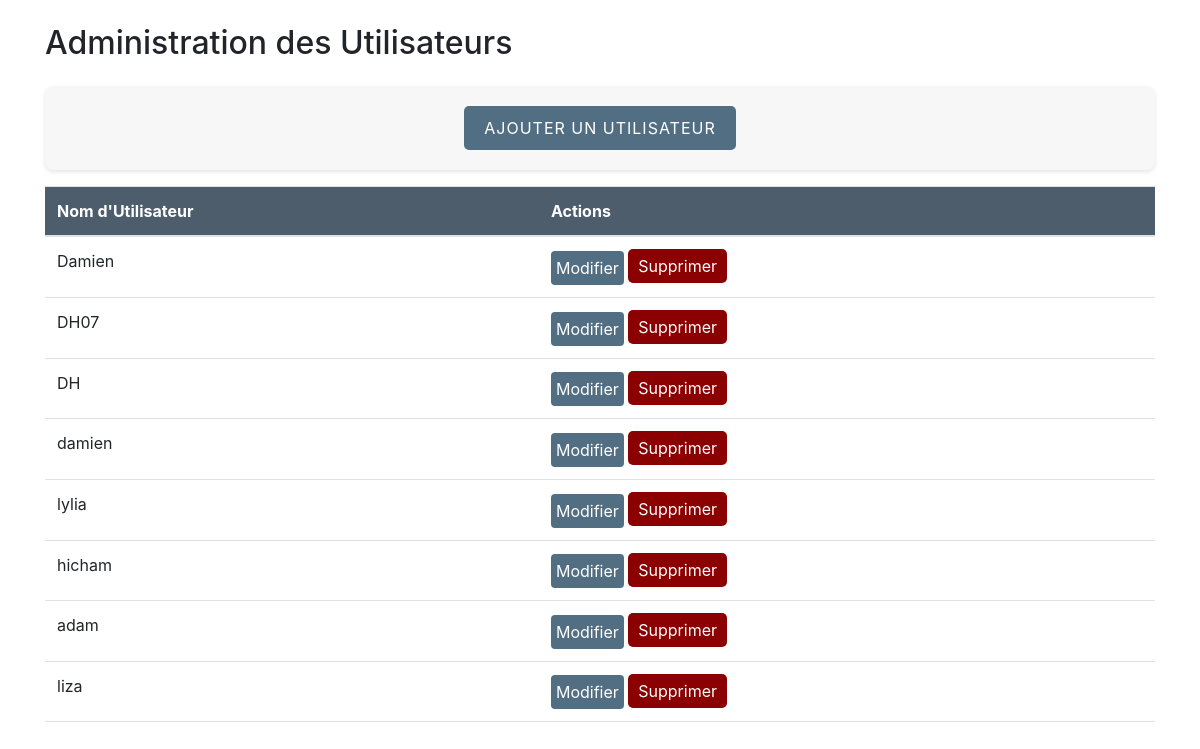
The page /admin (signed in) on the database its author committed.
### models.py (models this page shows, shortened)
class User(UserMixin,db.Model):
    id = db.Column(db.Integer, primary_key=True)
    username = db.Column(db.String(100), unique=True, nullable=False)
    password_hash = db.Column(db.String(200))
    role = db.Column(db.String(50), default='user')

### app.py (the view)
@app.route('/admin', methods=['GET'])
@login_required
def admin():
    if current_user.role != 'admin':
        return redirect(url_for('index'))
    users = User.query.all()  # Récupérer tous les utilisateurs
    return render_template('admin.html', users=users)  # Passer les utilisateurs au template

### app.py (called while the page is built)
@login_manager.user_loader
def load_user(user_id):
    return db.session.get(User, int(user_id))

### templates/admin.html (shortened to what this page needs)
<!DOCTYPE html>
<html lang="fr">
<head>
    <link rel="stylesheet" href="https://stackpath.bootstrapcdn.com/bootstrap/4.5.2/css/bootstrap.min.css">
</head>
<body>
    <div class="container">
        <h2 class="my-4">Administration des Utilisateurs</h2>
        <div class="form-inline mb-3">
            <a href="#" class="btn btn-primary" data-toggle="modal" data-target="#addUserModal">Ajouter un Utilisateur</a>
        </div>
        <table class="table">
            <thead>
                <tr>
                    <th>Nom d'Utilisateur</th>
                    <th>Actions</th>
                </tr>
            </thead>
            <tbody>
                {% for user in users %}
                <tr>
                    <td>{{ user.username }}</td>
                    <td>
                        <a href="#" class="btn btn-warning" data-toggle="modal" data-target="#editUserModal" data-id="{{ user.id }}" data-username="{{ user.username }}">Modifier</a>
                        <form action="{{ url_for('delete_user', user_id=user.id) }}" method="POST" style="display:inline;">
                            <button type="submit" class="delete-button">Supprimer</button>
                        </form>
                    </td>
                </tr>
                {% endfor %}
            </tbody>
        </table>
    </div>
</body>
</html>

### templates/admin.html (style rules this page uses)
table { width: 100%; border-collapse: collapse; }
th { background-color: #4E5D6C; color: white; text-align: left; padding: 12px 15px; font-size: 16px; border-bottom: 2px solid #dee2e6; }
td { padding: 10px 15px; border-bottom: 1px solid #dee2e6; }
.form-inline { display: flex; align-items: center; justify-content: center; gap: 10px; padding: 20px; background-color: #f7f7f7; border-radius: 8px; box-shadow: 0 2px 4px rgba(0, 0, 0, 0.1); }
.btn { padding: 5px; border: none; border-radius: 4px; background-color: #526E83; color: white; cursor: pointer; }
.btn-primary { padding: 10px 20px; background-color: #526e83; border: none; border-radius: 5px; color: white; font-size: 16px; text-transform: uppercase; letter-spacing: 1px; transition: background-color 0.3s ease; }
.delete-button { padding: 5px 10px; color: white; background-color: #8B0000; border: none; border-radius: 5px; cursor: pointer; }

### rows shown on the page
User: username "Damien"
User: username "DH07"
User: username "DH"
User: username "damien"
User: username "lylia"
User: username "hicham"
User: username "adam"
User: username "liza"
